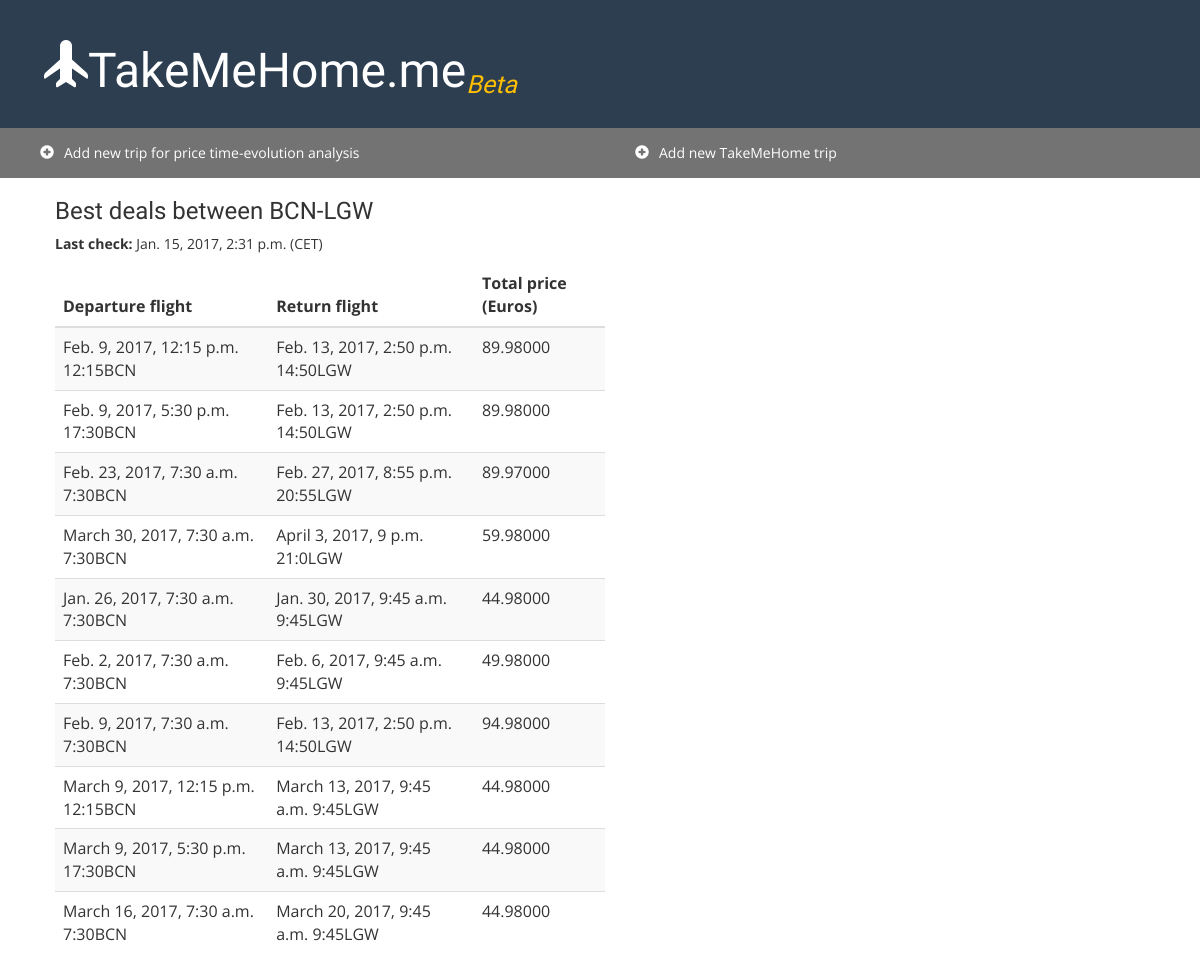
The page /takemehome/trip/4/ on the database its author committed.
### takemehome/models.py (models this page shows, shortened)
class TripTakeMeHome(models.Model):
    origin = models.CharField(max_length=3, choices=LOCALS)
    destination = models.CharField(max_length=3, choices=LOCALS)
    start_week_day = models.CharField(max_length=1, default=4, choices=DAYS_OF_WEEK)
    max_budget = models.IntegerField(default=70)
    number_of_bank_holidays = models.IntegerField(default=4, validators=[MaxValueValidator(10),MinValueValidator(1)])
    minimum_stay_days = models.IntegerField(default=4, validators=[MaxValueValidator(10),MinValueValidator(2)])
    number_of_months_ahead = models.IntegerField(default=3, validators=[MaxValueValidator(6),MinValueValidator(1)])
    activated = models.BooleanField(default=True)
    date_departure = models.DateField(default=datetime.date.today)
    date_return = models.DateField(default=datetime.date.today)
    published_date = models.DateTimeField(auto_now_add = True)
    one_way = models.BooleanField(default=True)

class TimeCheck(models.Model):
    trip = models.ForeignKey(TripTakeMeHome, related_name="timechecks")
    timestamp = models.DateTimeField(default=timezone.now)
    class Meta:
        ordering = ['timestamp']

class FlightDeparture(models.Model):
    origin = models.CharField(max_length=3)
    destination = models.CharField(max_length=3)
    flightname = models.CharField(max_length=20, default="NA")
    price = models.DecimalField(max_digits=10, decimal_places=5)
    time = models.DateTimeField()
    timecheck = models.ForeignKey(TimeCheck, related_name="flightsDeparture")

class FlightReturn(models.Model):
    origin = models.CharField(max_length=3)
    destination = models.CharField(max_length=3)
    flightname = models.CharField(max_length=20, default="NA")
    price = models.DecimalField(max_digits=10, decimal_places=5)
    time = models.DateTimeField()
    flightdeparture = models.ForeignKey(FlightDeparture, related_name="flightsReturn")

### takemehome/views.py (the view)
# urls.py: url(r'^trip/(?P<pk>[0-9]+)/$', views.takeMeHomeTrip_detail, name='takeMeHomeTrip_detail'),
def takeMeHomeTrip_detail(request, pk):
    trip = TripTakeMeHome.objects.get(pk=pk)
    tc = trip.timechecks.order_by('timestamp').reverse()[0]
    all_fd = tc.flightsDeparture.order_by('price')
    num_departures_check = 10
    if len(all_fd)<num_departures_check:
        num_departures_check = len(all_fd)
    cheapest_fd = all_fd[0:num_departures_check]
    ori = trip.origin
    des = trip.destination
    cheapest_trips = []
    for fd in cheapest_fd:
        fr = fd.flightsReturn.order_by('price')[0]
        cheapest_trips.append([fd, fr, fd.price+fr.price])
    trip_info = [ori, des]
    return render(request, 'takemehome/trip_detail.html', {'ct':cheapest_trips, 'trip_info': trip_info, 'last_check_time':tc.timestamp})

### takemehome/templates/takemehome/trip_detail.html
{% extends 'base.html' %}
{% block content %}
<h3>Best deals between {{ trip_info.0 }}-{{ trip_info.1 }}</h3>
<p><strong>Last check: </strong>{{ last_check_time }} (CET)</p>
<table class="table table-striped">
    <thead>
        <tr>
            <th>Departure flight</th>
            <th>Return flight</th>
            <th>Total price (Euros)</th>
        </tr>
    </thead>
    <tbody>
    {% for t in ct %}
    <tr>
        <td>{{ t.0.time }} {{ t.0.flightname }}</td>
        <td>{{ t.1.time }} {{ t.1.flightname }}</td>
        <td>{{ t.2 }}</td>
    </tr>
    {% endfor %}
    </tbody>
</table>
{% endblock %}

### tracker/static/tracker/main.css (style rules this page uses)
body { font-family:'Open Sans'; }
h1, h2, h3, h4 { font-family: "Oswald"; }

### rows shown on the page
TripTakeMeHome: origin "BCN", destination "LGW"
TimeCheck: timestamp "Jan. 15, 2017, 2:31 p.m."
FlightDeparture: time "Feb. 9, 2017, 12:15 p.m.", flightname "12:15BCN", time "Feb. 13, 2017, 2:50 p.m.", flightname "14:50LGW", t "89.98000"
FlightDeparture: time "Feb. 9, 2017, 5:30 p.m.", flightname "17:30BCN", time "Feb. 13, 2017, 2:50 p.m.", flightname "14:50LGW", t "89.98000"
FlightDeparture: time "Feb. 23, 2017, 7:30 a.m.", flightname "7:30BCN", time "Feb. 27, 2017, 8:55 p.m.", flightname "20:55LGW", t "89.97000"
FlightDeparture: time "March 30, 2017, 7:30 a.m.", flightname "7:30BCN", time "April 3, 2017, 9 p.m.", flightname "21:0LGW", t "59.98000"
FlightDeparture: time "Jan. 26, 2017, 7:30 a.m.", flightname "7:30BCN", time "Jan. 30, 2017, 9:45 a.m.", flightname "9:45LGW", t "44.98000"
FlightDeparture: time "Feb. 2, 2017, 7:30 a.m.", flightname "7:30BCN", time "Feb. 6, 2017, 9:45 a.m.", flightname "9:45LGW", t "49.98000"
FlightDeparture: time "Feb. 9, 2017, 7:30 a.m.", flightname "7:30BCN", time "Feb. 13, 2017, 2:50 p.m.", flightname "14:50LGW", t "94.98000"
FlightDeparture: time "March 9, 2017, 12:15 p.m.", flightname "12:15BCN", time "March 13, 2017, 9:45 a.m.", flightname "9:45LGW", t "44.98000"
FlightDeparture: time "March 9, 2017, 5:30 p.m.", flightname "17:30BCN", time "March 13, 2017, 9:45 a.m.", flightname "9:45LGW", t "44.98000"
FlightDeparture: time "March 16, 2017, 7:30 a.m.", flightname "7:30BCN", time "March 20, 2017, 9:45 a.m.", flightname "9:45LGW", t "44.98000"
